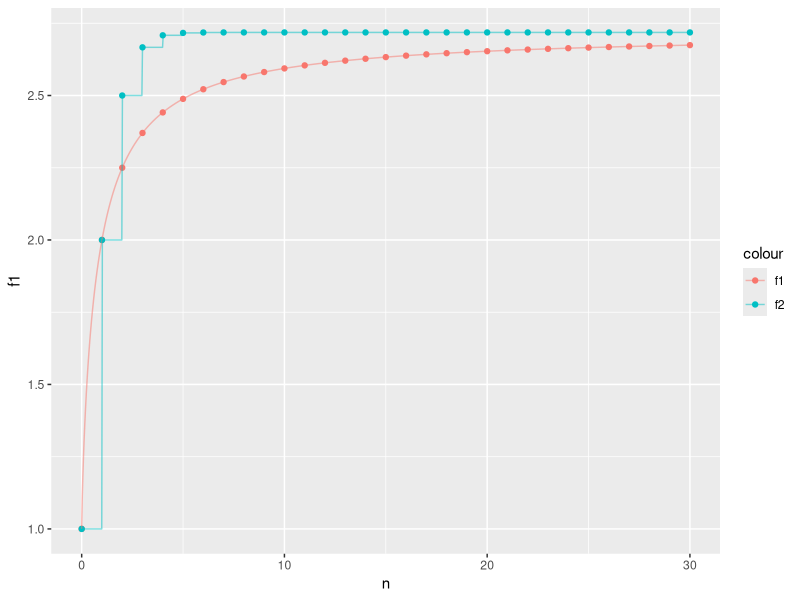

The R script that drew this image:
## ---- chunk 1
knitr::opts_chunk$set(
  collapse = TRUE,
  comment = "#>"
)
## ---- chunk 2

f1 = function(n) (1+1/(n))^(n)
f2 = Vectorize(
  function(n) {
  sum(1/factorial(0:n))
})
library(dplyr)
tab1 = tibble(
  n = 0:30,
  f1 = f1(n),
  f2 = f2(n)
)


## ---- chunk 3
library(ggplot2)
ggplot(tab1) + 
  aes(x = n) +
  xlim(0, 30) +
  geom_point(aes(y = f1, color = "f1")) +
  geom_point(aes(y = f2, color = "f2")) +
  geom_function(n = 1001, fun = f1, aes(color = "f1"), alpha = .5) +
  geom_function(n = 1001, fun = f2, aes(color = "f2"), alpha = .5)
